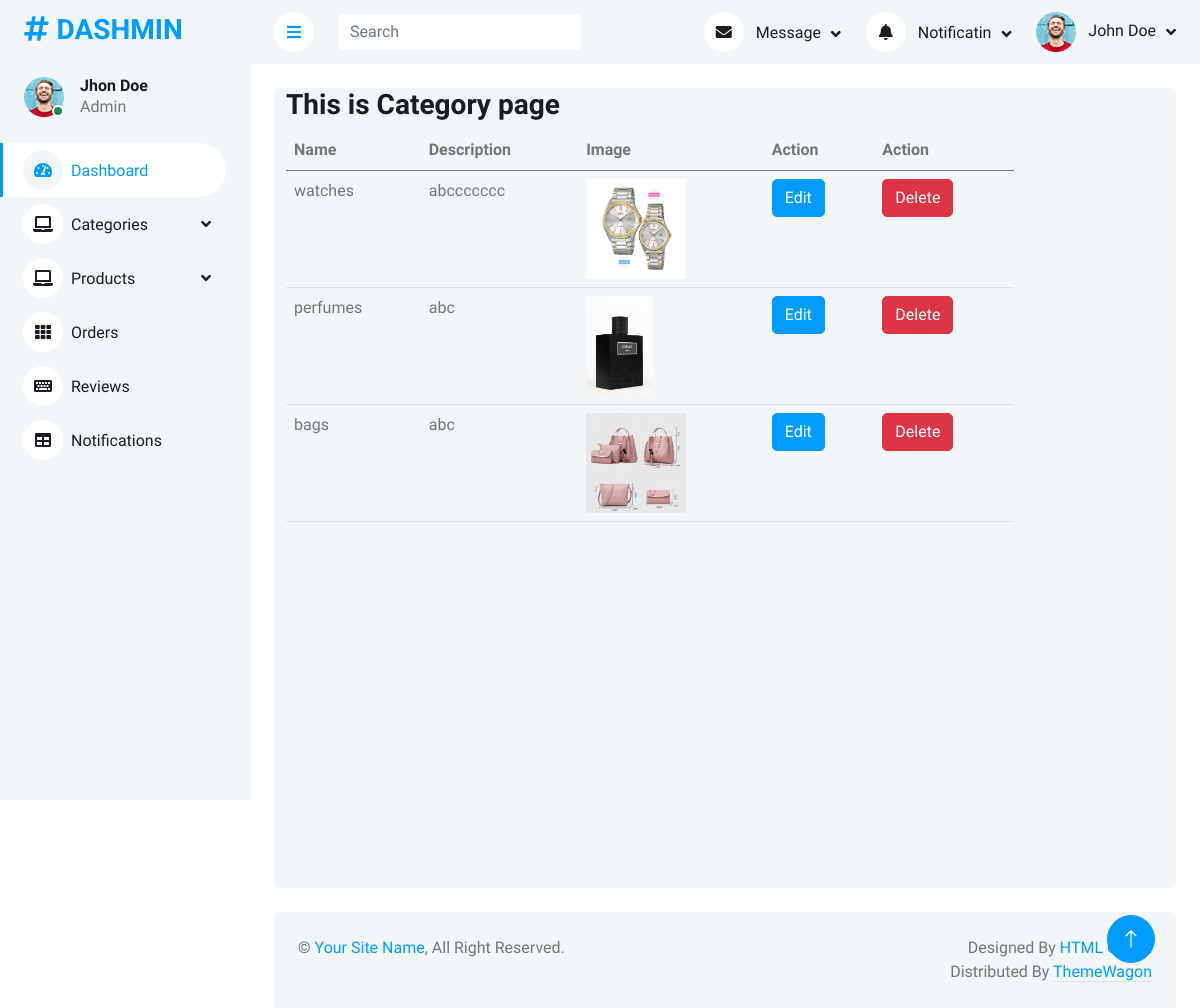
The page /adminPanel/viewCategory.php on the database its author committed.
### tables this page shows
CREATE TABLE `categories` (
  `id` int(11) NOT NULL,
  `name` varchar(299) NOT NULL,
  `des` varchar(300) NOT NULL,
  `image` varchar(300) NOT NULL
);

### adminPanel/viewCategory.php (the view)
<?php
include('query.php');
include('header.php');
?>
  <div class="container-fluid pt-4 px-4">
                <div class="row vh-100 bg-light rounded  mx-0">
                    <div class="col-md-10">
                        <h3>This is Category page</h3>
                        <table class="table">
                            <thead>
                                <tr>
                                    <th>Name</th>
                                    <th>Description</th>
                                    <th>Image</th>
                                    <th>Action</th>
                                    <th>Action</th>
                                </tr>
                            </thead>
                            <tbody>
                                <?php
                                $query = $pdo->query("select * from categories");
                                $allCategories = $query->fetchAll(PDO::FETCH_ASSOC);
                                foreach($allCategories as $category){
                                ?>
                                <tr>
                                    <td><?php echo $category['name']?></td>
                                    <td><?php echo $category['des']?></td>
                                    <td><img height="100px" src="img/<?php echo $category['image']?>" alt=""></td>
                                    <td><a href="editCategory.php?id=<?php echo $category['id'] ?>" class="btn btn-primary">Edit</a></td>
                                    <td><a href="?did=<?php echo $category['id'] ?>" class="btn btn-danger">Delete</a></td>
                                </tr>
                               <?php
                               }
                               ?>
                            </tbody>
                        </table>
                    </div>
                </div>
            </div>
<?php
include('footer.php');
?>

### adminPanel/css/style.css (style rules this page uses)
:root { --primary: #009CFF; --light: #F3F6F9; --dark: #191C24; }
.btn { transition: .5s; }
.btn.btn-primary { color: #FFFFFF; }

### rows shown on the page
categories: name "watches", des "abccccccc", image (picture)
categories: name "perfumes", des "abc", image (picture)
categories: name "bags", des "abc", image (picture)
